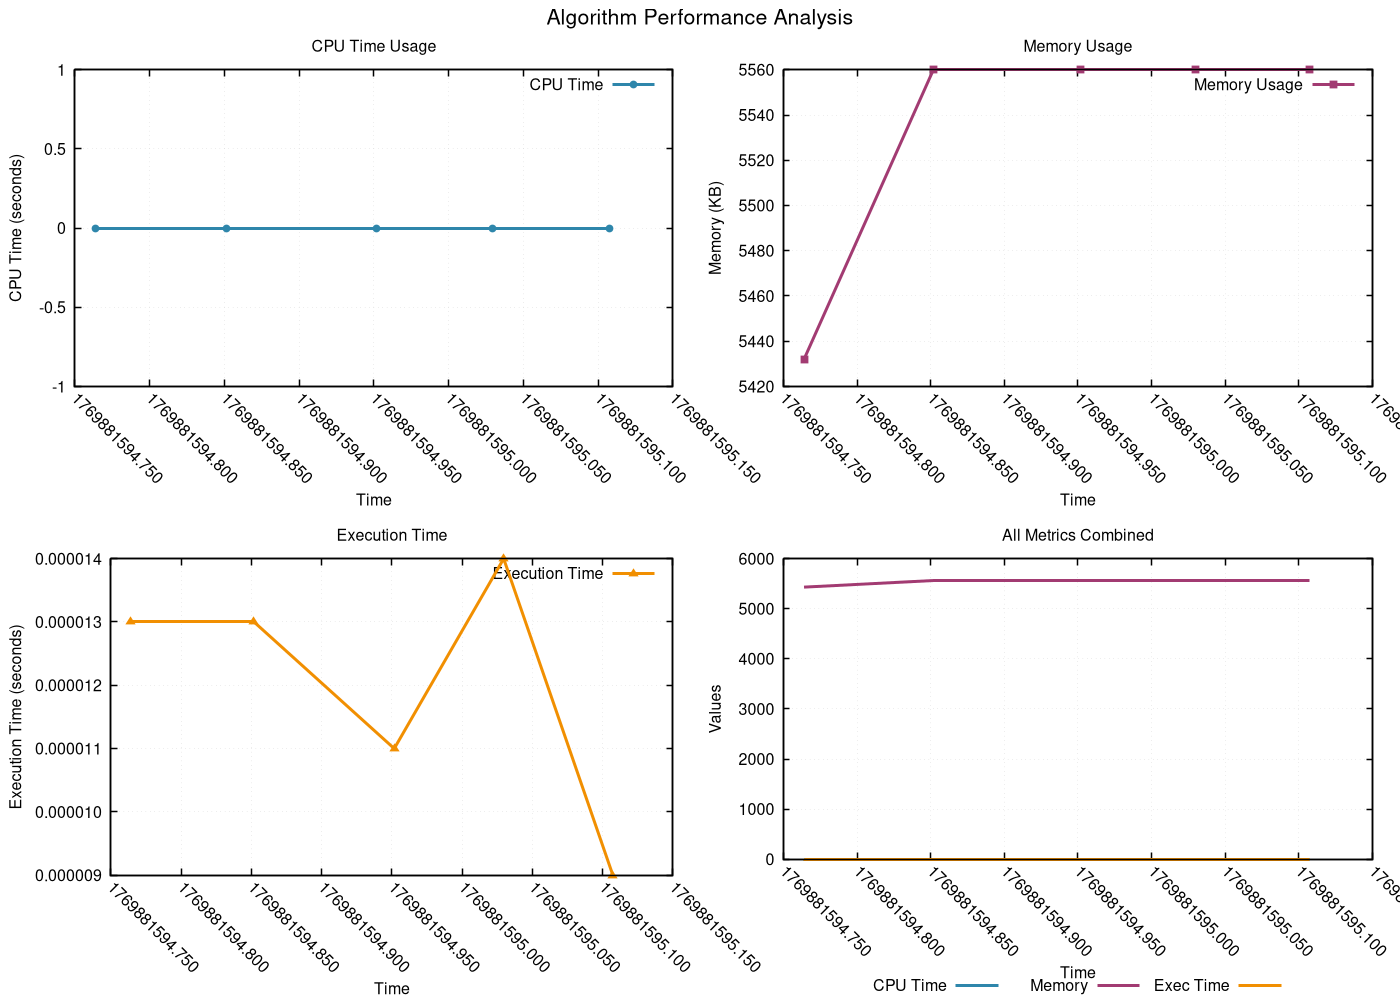

Here is the gnuplot script that generated this plot:
# GNUplot script for resource monitoring
set terminal pngcairo enhanced font 'Helvetica,12' size 1400,1000
set output 'png/binary_search_20260131_224634.png'

set multiplot layout 2,2 title 'Algorithm Performance Analysis' font 'Helvetica,16'
set style line 1 lc rgb '#2E86AB' lt 1 lw 3 pt 7 ps 0.8
set style line 2 lc rgb '#A23B72' lt 1 lw 3 pt 5 ps 0.8
set style line 3 lc rgb '#F18F01' lt 1 lw 3 pt 9 ps 0.8
set style line 4 lc rgb '#F19C79' lt 1 lw 3 pt 11 ps 0.8
set style line 5 lc rgb '#0ABB9F' lt 1 lw 3 pt 13 ps 0.8

set format x "%.3f"
set xtics rotate by -45
set autoscale x

set title 'CPU Time Usage'
set xlabel 'Time'
set ylabel 'CPU Time (seconds)'
set grid linestyle 1 lc rgb '#D3D3D3' lt 0 lw 1
set border linewidth 1.5
plot 'png/binary_search_20260131_224634.dat' using 1:2 with linespoints ls 1 title 'CPU Time'
set title 'Memory Usage'
set xlabel 'Time'
set ylabel 'Memory (KB)'
set grid linestyle 1 lc rgb '#D3D3D3' lt 0 lw 1
set border linewidth 1.5
plot 'png/binary_search_20260131_224634.dat' using 1:3 with linespoints ls 2 title 'Memory Usage'
set title 'Execution Time'
set xlabel 'Time'
set ylabel 'Execution Time (seconds)'
set grid linestyle 1 lc rgb '#D3D3D3' lt 0 lw 1
set border linewidth 1.5
plot 'png/binary_search_20260131_224634.dat' using 1:4 with linespoints ls 3 title 'Execution Time'
set title 'All Metrics Combined'
set xlabel 'Time'
set ylabel 'Values'
set grid linestyle 1 lc rgb '#D3D3D3' lt 0 lw 1
set border linewidth 1.5
set key outside center bottom horizontal
plot 'png/binary_search_20260131_224634.dat' using 1:2 with lines ls 1 title 'CPU Time', \
     'png/binary_search_20260131_224634.dat' using 1:3 with lines ls 2 title 'Memory', \
     'png/binary_search_20260131_224634.dat' using 1:4 with lines ls 3 title 'Exec Time'
unset multiplot
